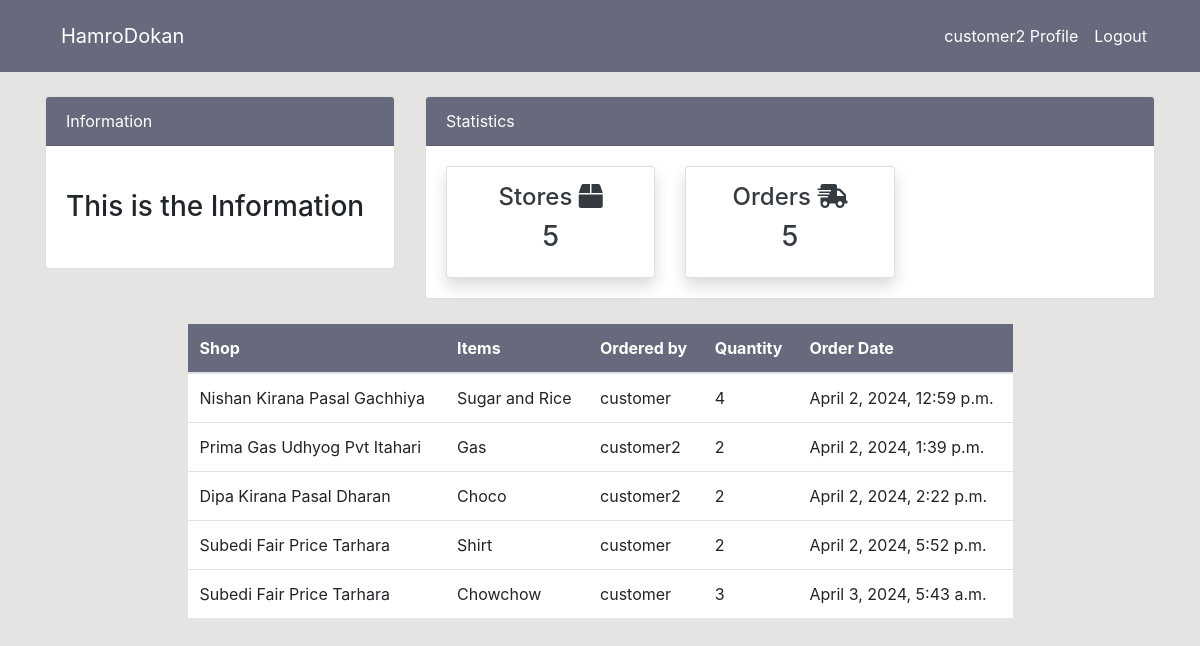
The page /vendor/order/ (signed in) on the database its author committed.
### HamroDokan/models.py (models this page shows, shortened)
class ordermodel(models.Model):
    productmodel= models.ForeignKey(productmodel,on_delete=models.CASCADE,null=True)
    nameofquantity= models.CharField(max_length=100,null=True)
    staffmodel = models.ForeignKey(User,models.CASCADE,null=True)
    orderquantity = models.PositiveIntegerField(null=True)
    dates = models.DateTimeField(auto_now_add=True)
    class Meta:
        verbose_name_plural = 'Orders'

class productmodel(models.Model):
    name= models.CharField(max_length=100)
    location= models.CharField(max_length=100)
    whatsapp_number = models.CharField(max_length=20,default='')  # Store WhatsApp number as string
    description=models.CharField(max_length=1000)
    imageshop = models.ImageField(default='',upload_to='vendor_images')
    def __str__(self):
        return f'{self.name} {self.location}'
    class Meta:
        verbose_name_plural = 'Shop List'

### HamroDokan/views.py (the view)
# urls.py: path('vendor/order/', views.orderpage,name='vendororder'),
@login_required(login_url='login')
def orderpage(request):
    orders = ordermodel.objects.all()
    ordercount = ordermodel.objects.all().count()
    storecount = productmodel.objects.all().count()
    countwk = User.objects.all().count()
    context={
        'orders': orders,
        'countwk': countwk,
        'ordercount':ordercount,
        'storecount' : storecount
    }
    return render(request,'VendorSection/order.html',context)

### HamroDokan/templates/VendorSection/order.html (shortened to what this page needs)
{% extends 'Partials/base.html'%}
{% block content %}
  <div class="container">
    <div class="row mt-4">
        <div class="col-md-4">
            <div class="card">
                <div class="card-header bg-custom text-white">
                    Information
                </div>
                <div class="card-body">
                    <marquee behavior="" direction="">
                        <h3 class="my-4">This is the Information</h3>
                    </marquee>
                </div>
            </div>
        </div>
        <div class="col-md-8">
            <div class="card">
                <div class="card-header bg-custom text-white">
                    Statistics
                </div>
                <div class="card-body">
                    <div class="row">
                        <div class="col-md-4">
                            <a class="text-decoration-none text-dark" href="{%url 'originalvendor'%}">
                                <div class="card my-card shadow text-center p-3">
                                    <h4>Stores <i class="fas fa-box"></i></h4>
                                    <h3>{{ storecount }}</h3>
                                </div>
                            </a>
                        </div>
                        <div class="col-md-4">
                            <a class="text-decoration-none text-dark" href="{%url 'vendororder'%}">
                                <div class="card my-card shadow text-center p-3">
                                    <h4>Orders <i class="fas fa-shipping-fast"></i></h4>
                                    <h3>{{ ordercount }}</h3>
                                </div>
                            </a>
                        </div>
                    </div>
                </div>
            </div>
        </div>
    </div>
</div>
   <div class="container">
    <div class="row my-4">
        <div class="col-md-9 mx-auto" >
            <table class="table bg-white">
                <thead class="bg-custom">
                    <tr class="text-white">
                        <th scope="col">Shop</th>
                        <th scope="col">Items</th>
                        <th scope="col">Ordered by</th>
                        <th scope="col">Quantity</th>
                        <th scope="col">Order Date</th>
                    </tr>
                </thead>
                <tbody>
                    {% for orders in orders %}
                    <tr>
                        <td>{{ orders.productmodel }}</td>
                        <td>{{ orders.nameofquantity}}</td>
                        <td>{{ orders.staffmodel }}</td>
                        <td>{{ orders.orderquantity}}</td>
                        <td>{{ orders.dates }}</td>
                    </tr>
                    {% endfor %}
                </tbody>
            </table>
        </div>
    </div>
</div>
{% endblock %}

### HamroDokan/templates/Partials/vendornav.html (shortened to what this page needs)
    <nav class="navbar navbar-expand-lg navbar-dark bg-custom">
        <div class="container">
            <nav class="navbar">
                <a class="navbar-brand text-white" href="#" onclick="refreshPage()">HamroDokan</a>
            </nav>
            <div class="collapse navbar-collapse" id="navbarSupportedContent">
                <ul class="navbar-nav ml-auto">
                    <li class="nav-item active">
                        <a class="nav-link text-white" href="{%url 'userprofile'%}">{{user.username}} Profile </a>
                    </li>
                    <li class="nav-item">
                        <a class="nav-link text-white" href="{%url 'logout'%}">Logout</a>
                    </li>
                </ul>
            </div>
        </div>
    </nav>

### HamroDokan/templates/Partials/vendornav.html (style rules this page uses)
.bg-custom { background-color: #676a7c; }

### rows shown on the page
ordermodel: productmodel "Nishan Kirana Pasal Gachhiya", nameofquantity "Sugar and Rice", staffmodel "customer", orderquantity "4", dates "April 2, 2024, 12:59 p.m."
ordermodel: productmodel "Prima Gas Udhyog Pvt Itahari", nameofquantity "Gas", staffmodel "customer2", orderquantity "2", dates "April 2, 2024, 1:39 p.m."
ordermodel: productmodel "Dipa Kirana Pasal Dharan", nameofquantity "Choco", staffmodel "customer2", orderquantity "2", dates "April 2, 2024, 2:22 p.m."
ordermodel: productmodel "Subedi Fair Price Tarhara", nameofquantity "Shirt", staffmodel "customer", orderquantity "2", dates "April 2, 2024, 5:52 p.m."
ordermodel: productmodel "Subedi Fair Price Tarhara", nameofquantity "Chowchow", staffmodel "customer", orderquantity "3", dates "April 3, 2024, 5:43 a.m."

### other values the page prints
{{ user.username }} "customer2"
{{ storecount }} "5"
{{ ordercount }} "5"
